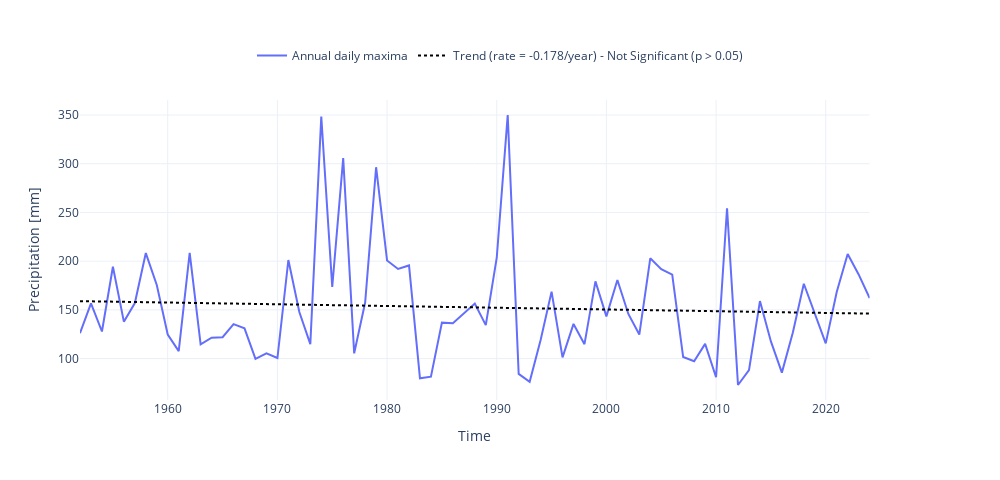

Source (notebook cell):
### Markdown cell above
The evolution of the annual maximum precipitation is shown in the following plot.

### Code cell
data_max = data.groupby(data.index.year).max()
data_max.index = pd.to_datetime(data_max.index, format = '%Y')

dict_plot = [{'data' : data_max, 'var' : 'PRCP', 'ax' : 1, 'label':'Annual daily maxima'},]
plot_timeseries_interactive(dict_plot, trendline = True, figsize = (25, 12), label_yaxes = 'Precipitation [mm]');
